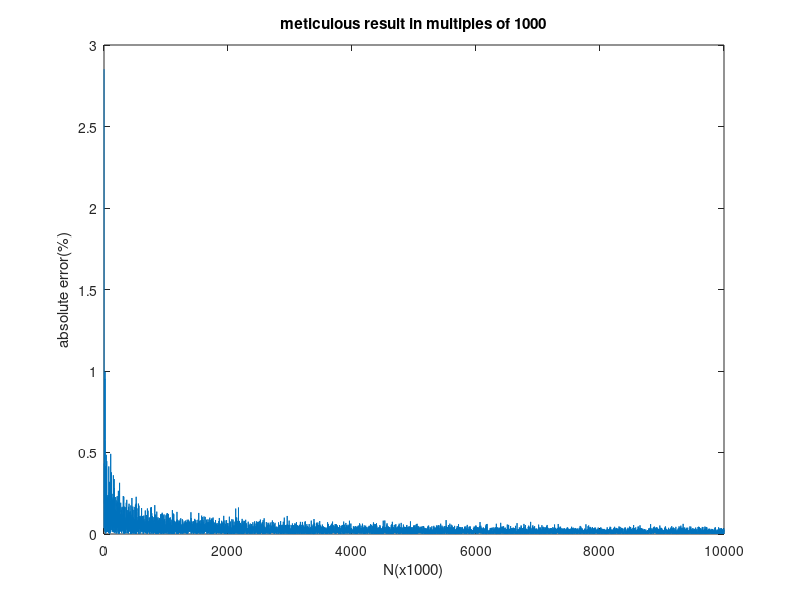
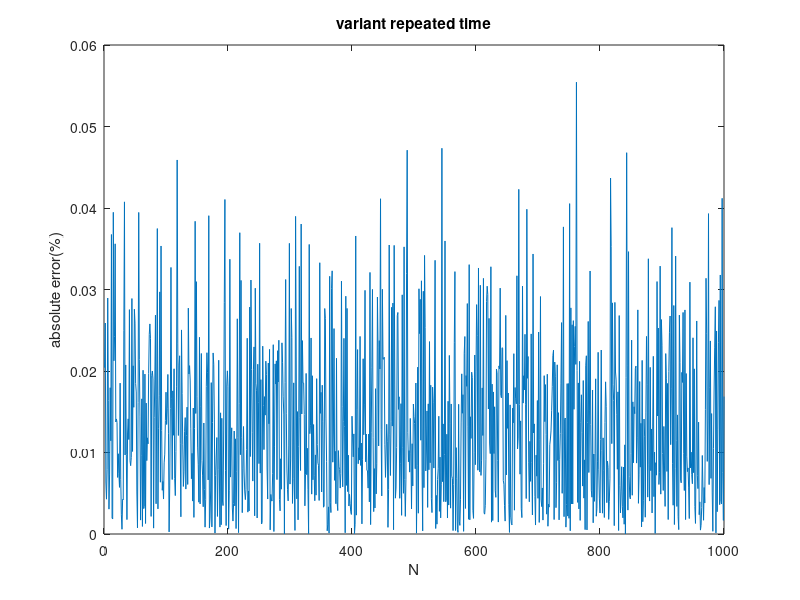
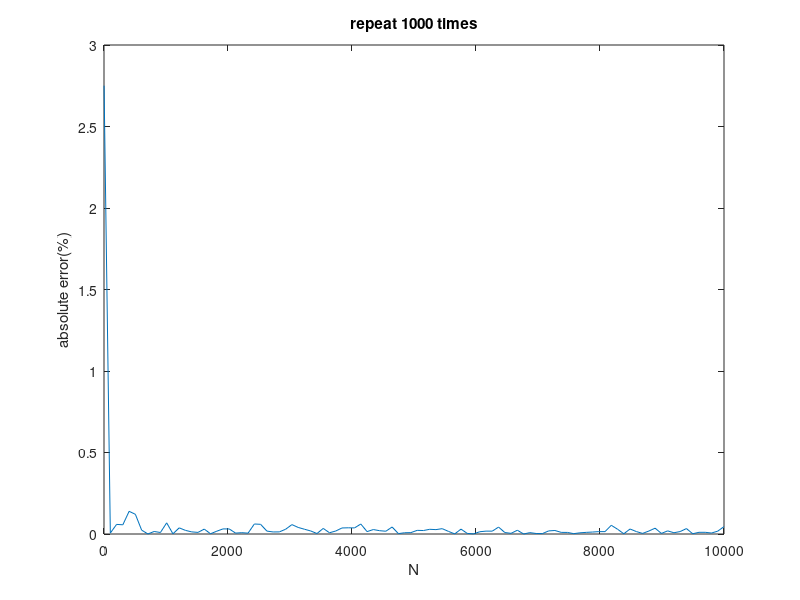

Write the MATLAB code that produced these figures, in order.
% HW2 Q2
clear
close all

% meticulousrun()
load epsilon.mat
figure
plot(epsilon)
ylabel('absolute error(%)');
xlabel('N(x1000)');
title('meticulous result in multiples of 1000');
load epsilon1.mat
% algorithm2()
load epsilon1.mat
figure

plot(epsilon1);
xlabel('N')
ylabel('absolute error(%)')
title('variant repeated time')

N=linspace(1,10000,100);
num=1000;
epsilon2=zeros(1,length(N));
for jj = 1:length(N)
    n=N(jj);
    pi_prob=zeros(1,num);
    for ii=1:num
        uniform_x=2*rand(1,n)-1;
        uniform_y=2*rand(1,n)-1;
        uniform_r=sqrt(uniform_x.^2+uniform_y.^2);
        pi_prob(ii)=4*sum(uniform_r<=1)/n;
    end
    avg_pi=mean(pi_prob);
    epsilon2(jj)=100*abs(avg_pi-pi)/pi;
end
figure
plot(N,epsilon2);
xlabel('N')
ylabel('absolute error(%)')
title(['repeat ' num2str(num) ' times'])      

function algorithm2()
    N=linspace(10,10000,1000);
    proudctnum=10000000;
    epsilon1=zeros(1,length(N));
    for jj = 1:length(N)
        n=N(jj);
        num=round(proudctnum/n);
        pi_prob=zeros(1,num);
        for ii=1:num
            uniform_x=2*rand(1,n)-1;
            uniform_y=2*rand(1,n)-1;
            uniform_r=sqrt(uniform_x.^2+uniform_y.^2);
            pi_prob(ii)=4*sum(uniform_r<=1)/n;
        end
        avg_pi=mean(pi_prob);
        epsilon1(jj)=100*abs(avg_pi-pi)/pi;
    end
    save('epsilon1.mat','epsilon1');
end

function meticulousrun()
    format long;
    N=[1000,5000,10000,1e5,1e6,1e7];
    % To "parfor" work successfully
    n_space=1000:1000:max(N);
    x=linspace(-1,1,max(N));
    y_plus=sqrt(1-x.^2);
    y_minus=-sqrt(1-x.^2);
    epsilon=ones(1,max(N)/1000);
    parfor ii=1:max(N)/1000
        n=n_space(ii);
        uniform_x=2*rand(1,n)-1;
        uniform_y=2*rand(1,n)-1;
        [logic,loc]=ismember(n,N);
        uniform_r=sqrt(uniform_x.^2+uniform_y.^2);
        pi_prob=4*sum(uniform_r<=1)/n;
        if logic==true
            figure(loc)
            plot(uniform_x,uniform_y,'b.');
            hold on
            plot(x,y_plus,'r');
            hold on
            plot(x,y_minus,'r');
            title(['N = ' num2str(n) '       \pi \approx ' num2str(pi_prob,16)]);
            xlabel('x');
            ylabel('y');
            saveas(gcf,['scatter' num2str(n) '.jpg']);
        end
        epsilon(ii)=100*abs(pi_prob-pi)/pi;
    end
    save('epsilon.mat','epsilon');
end




    






